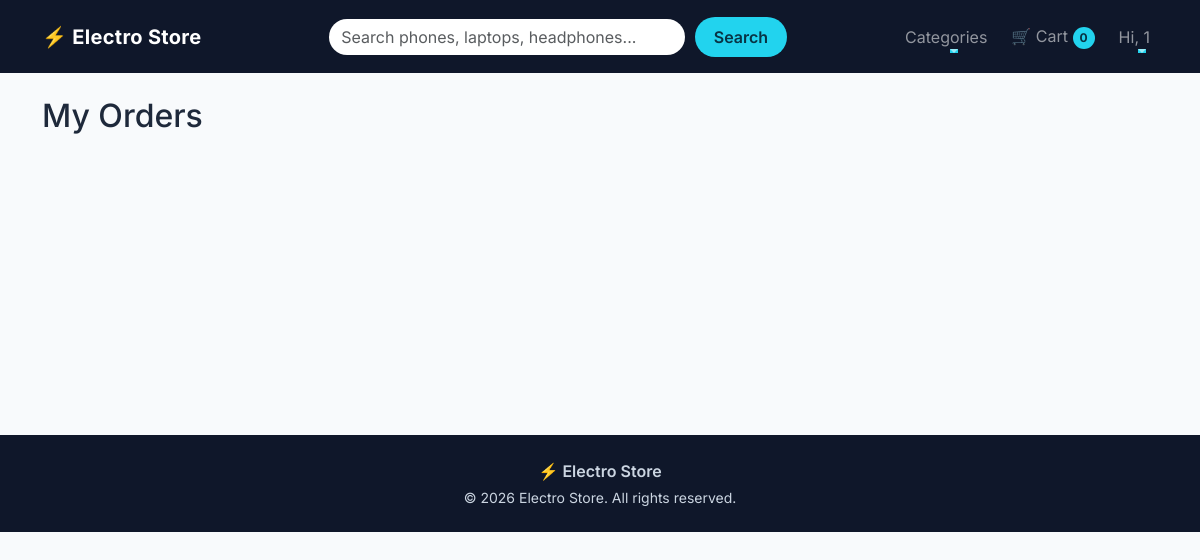
The app's page /orders/ (signed in), older data.
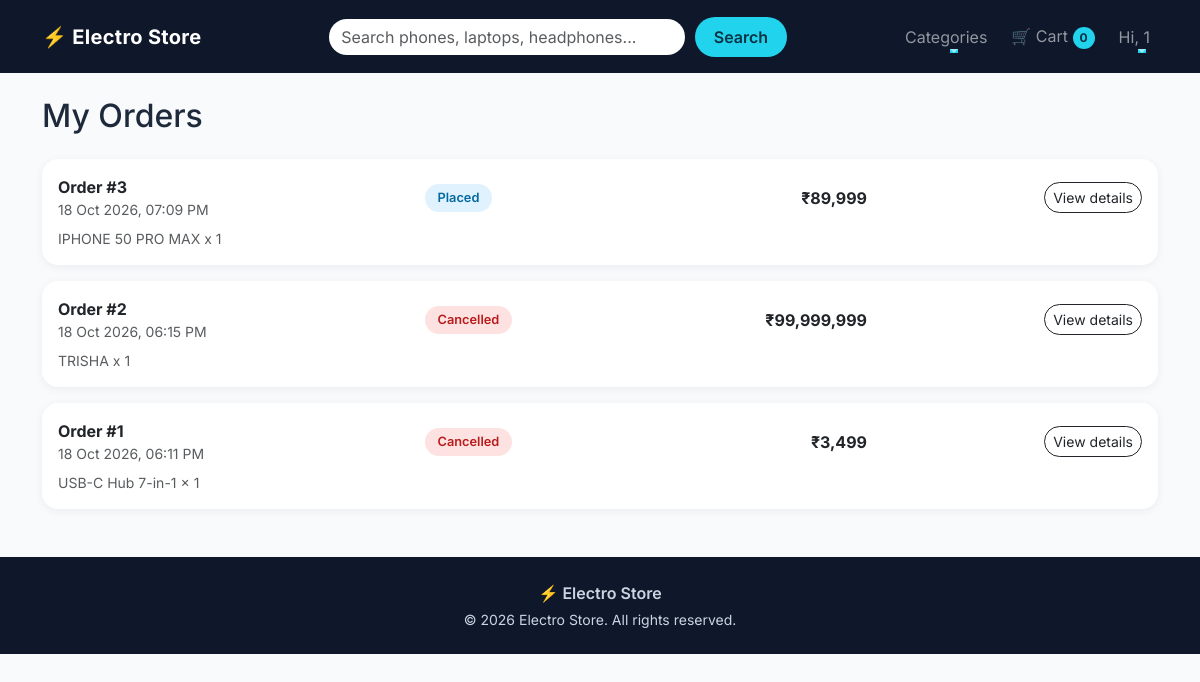
The same page, newer data.
### orders/models.py (models this page shows, shortened)
class Order(models.Model):
    STATUS_CHOICES = [
        ('PLACED', 'Placed'),
        ('SHIPPED', 'Shipped'),
        ('OUT_FOR_DELIVERY', 'Out for delivery'),
        ('DELIVERED', 'Delivered'),
        ('CANCELLED', 'Cancelled'),
    ]
    user = models.ForeignKey(
        settings.AUTH_USER_MODEL,
        on_delete=models.CASCADE,
        related_name='orders'
    )
    full_name = models.CharField(max_length=100)
    phone = models.CharField(max_length=15)
    address_line = models.CharField(max_length=255)
    city = models.CharField(max_length=100)
    state = models.CharField(max_length=100)
    pincode = models.CharField(max_length=10)
    total_amount = models.DecimalField(max_digits=10, decimal_places=2)
    status = models.CharField(
        max_length=20,
        choices=STATUS_CHOICES,
        default='PLACED'
    )
    created_at = models.DateTimeField(auto_now_add=True)
    class Meta:
        ordering = ['-created_at']

class OrderItem(models.Model):
    order = models.ForeignKey(
        Order,
        on_delete=models.CASCADE,
        related_name='items'
    )
    product = models.ForeignKey(
        Product,
        on_delete=models.SET_NULL,
        null=True,
        blank=True
    )
    product_name = models.CharField(max_length=200)
    price = models.DecimalField(max_digits=10, decimal_places=2)
    quantity = models.PositiveIntegerField()

### orders/views.py (the view)
# urls.py: path('', views.order_list_view, name='order_list'),
@login_required
def order_list_view(request):
    orders = request.user.orders.prefetch_related('items')
    return render(
        request,
        'orders_templates/order_list.html',
        {'orders': orders}
    )

### cart/context_processors.py (called while the page is built)
def cart_count(request):
    count = 0
    if request.user.is_authenticated:
        cart = Cart.objects.filter(user=request.user).first()
        if cart:
            count = cart.total_items
    return {'cart_count': count}

### cart/models.py (called while the page is built)
    @property
    def total_items(self):
        return sum(item.quantity for item in self.items.all())

### store/context_processors.py (called while the page is built)
def categories(request):
    return {'nav_categories' : Category.objects.all()}

def wishlist_ids(request):
    if request.user.is_authenticated:
        ids = set(
            Wishlist.objects.filter(
                user=request.user
            ).values_list('product_id', flat=True)
        )
    else:
        ids = set()
    return {'wishlist_ids': ids}

### templates/orders_templates/order_list.html (shortened to what this page needs)
{% extends 'base.html' %}
{% load humanize %}
{% block content %}
<h2 class="mb-4">My Orders</h2>
{% for order in orders %}
<div class="card order-card mb-3 reveal">
  <div class="card-body">
    <div class="row align-items-center g-3">
      <div class="col-12 col-md-4">
        <strong>Order #{{ order.id }}</strong>
        <div class="text-muted small">{{ order.created_at|date:"d M Y, h:i A" }}</div>
      </div>
      <div class="col-6 col-md-3">
        <span class="status-badge status-{{ order.status }}">{{ order.get_status_display }}</span>
      </div>
      <div class="col-6 col-md-2 text-md-end fw-bold">
        ₹{{ order.total_amount|floatformat:0|intcomma }}
      </div>
      <div class="col-12 col-md-3 text-md-end">
        <a href="{% url 'orders:order_detail' order.id %}" class="btn btn-sm btn-outline-dark rounded-pill">View details</a>
      </div>
    </div>
    <div class="text-muted small mt-2">
      {% for item in order.items.all %}{{ item.product_name }} x {{ item.quantity }}{% if not forloop.last %}, {% endif %}{% endfor %}
    </div>
  </div>
</div>
{% endfor %}
{% endblock %}

Row changes from the older to the newer data that the page shows:
added Order: id "3", created_at "18 Oct 2026, 07:09 PM", status "Placed", total_amount "89,999"
added OrderItem: product_name "IPHONE 50 PRO MAX", quantity "1", shown under "3"
now on this page (row edited): Order: id "2", created_at "18 Oct 2026, 06:15 PM", status "Cancelled", total_amount "99,999,999"
now on this page (row unchanged): OrderItem: product_name "TRISHA", quantity "1", shown under "2"
now on this page (row edited): Order: id "1", created_at "18 Oct 2026, 06:11 PM", status "Cancelled", total_amount "3,499"
now on this page (row unchanged): OrderItem: product_name "USB-C Hub 7-in-1", quantity "1"
